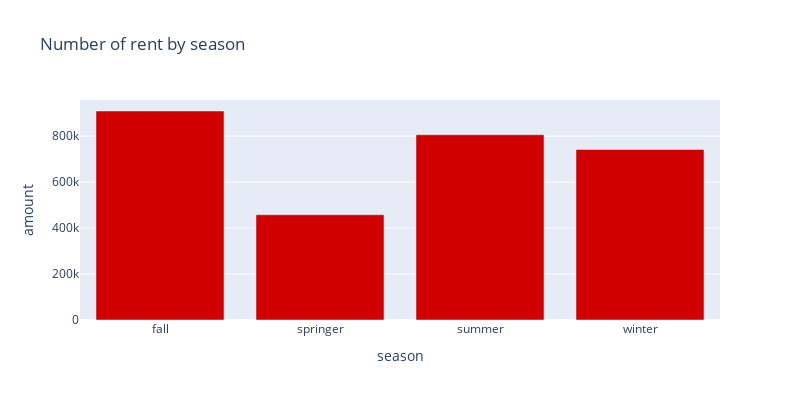

Write notebook code for a chart like this one.
### Markdown cell above
### Pertanyaan 2: Musim apa yang memiliki tingkat penyewaan paling tinggi?

### Code cell
season_amount = hour.groupby('season', as_index=False).agg({'cnt':'sum'})
season_amount.columns = ['season','amount']

fig = px.bar(season_amount, x="season", y="amount",
             title="Number of rent by season")
fig.update_traces(marker_color='#d00000')
fig.update_layout(height = 400,
                  width = 800)
fig.show()

### Figure 1 — Plotly figure (JSON) as saved in the notebook; plotly's stock layout.template omitted (floating-point values rounded to 4 significant figures)
{"data": [{"alignmentgroup": "True", "hovertemplate": "season=%{x}<br>amount=%{y}<extra></extra>", "legendgroup": "", "marker": {"color": "#d00000", "pattern": {"shape": ""}}, "name": "", "offsetgroup": "", "orientation": "v", "showlegend": false, "textposition": "auto", "type": "bar", "x": ["fall", "springer", "summer", "winter"], "xaxis": "x", "y": [909146, 457818, 805771, 741576], "yaxis": "y"}], "layout": {"barmode": "relative", "height": 400, "legend": {"tracegroupgap": 0}, "title": {"text": "Number of rent by season"}, "width": 800, "xaxis": {"anchor": "y", "domain": [0, 1], "title": {"text": "season"}}, "yaxis": {"anchor": "x", "domain": [0, 1], "title": {"text": "amount"}}}}
